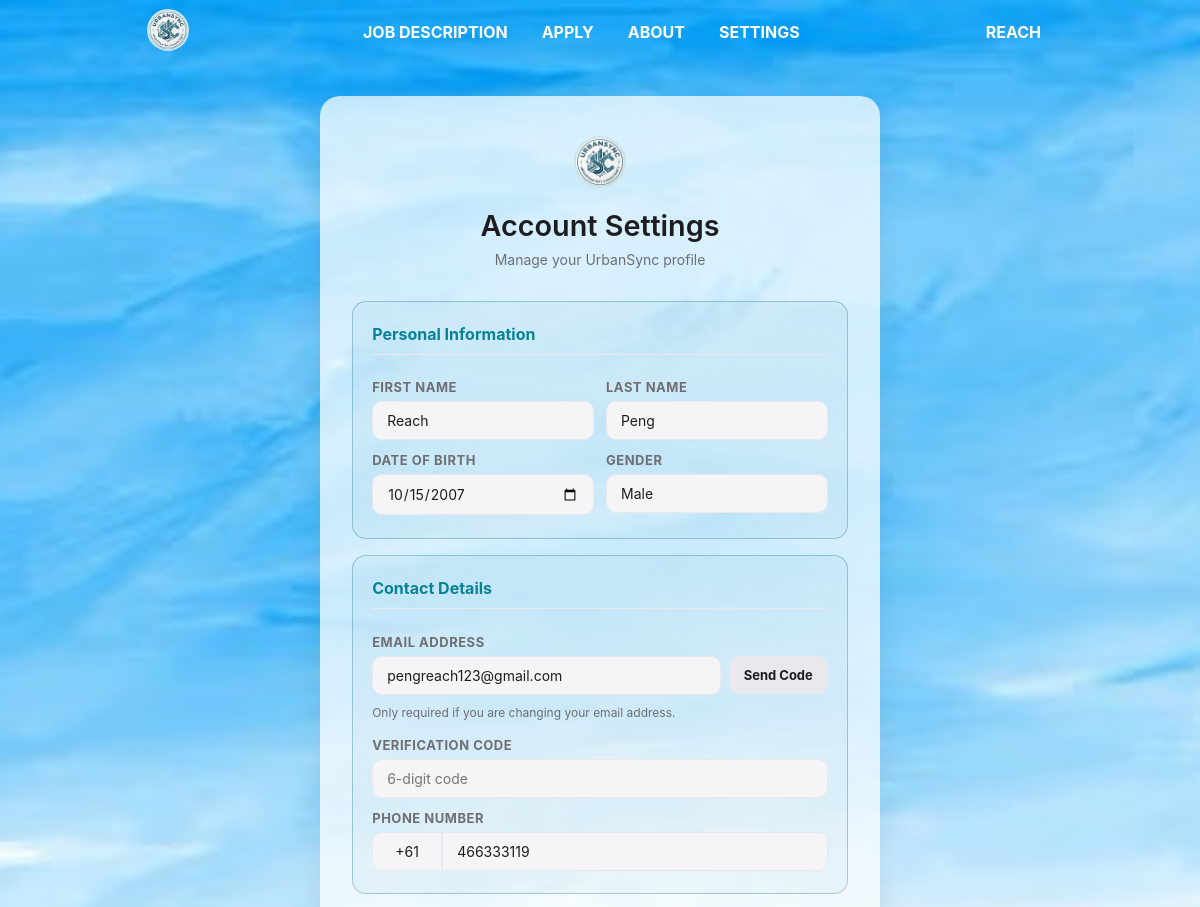
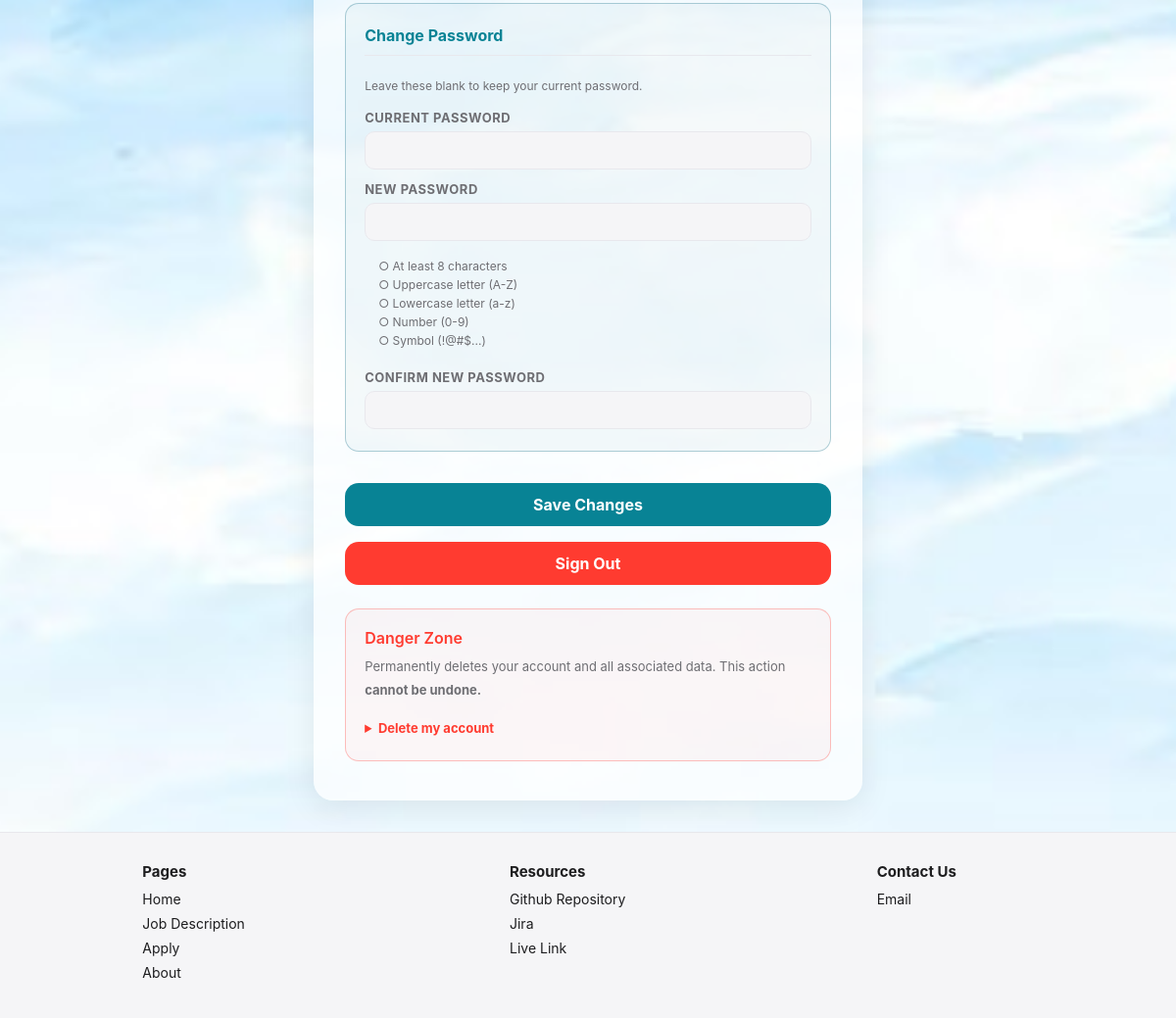
The app's page /account.php (signed in) with its own data (2 pictures, top to bottom).
### tables this page shows
CREATE TABLE `users` (
  `id` int(11) NOT NULL,
  `first_name` varchar(50) NOT NULL,
  `last_name` varchar(50) NOT NULL,
  `dob` date NOT NULL,
  `gender` varchar(20) NOT NULL,
  `email` varchar(100) NOT NULL,
  `phone_code` varchar(5) NOT NULL,
  `phone` varchar(20) NOT NULL,
  `password` varchar(255) NOT NULL
);

### account.php (the view, shortened to what this page needs)
<?php
require_once './settings.php';
$user = [
  "first_name" => "",
  "last_name"  => "",
  "dob"        => "",
  "gender"     => "",
  "email"      => "",
  "phone_code" => "+61",
  "phone"      => ""
];
$is_admin = isset($_SESSION['manager']);
$user_id  = $is_admin ? (int)$_SESSION['manager_id'] : (int)$_SESSION['user_id'];
$attempted       = isset($_POST['save_all']);
$new_pw_display  = $_POST['new_password'] ?? '';
if (!$is_admin) {
  function fetch_user(mysqli $conn, int $id): array
  {
    $s = mysqli_prepare($conn, "SELECT first_name, last_name, dob, gender, email, phone_code, phone FROM users WHERE id = ?");
    mysqli_stmt_bind_param($s, "i", $id);
    mysqli_stmt_execute($s);
    $r   = mysqli_stmt_get_result($s);
    $row = mysqli_fetch_assoc($r);
    return $row ?: [
      "first_name" => "",
      "last_name"  => "",
      "dob"        => "",
      "gender"     => "",
      "email"      => "",
      "phone_code" => "+61",
      "phone"      => ""
    ];
  }
  $user = fetch_user($conn, $user_id);
}
?>
<!DOCTYPE html>
<html lang="en">
<head>
  <link rel="stylesheet" href="./styles/style.css">
  <link rel="stylesheet" href="https://cdnjs.cloudflare.com/ajax/libs/font-awesome/4.7.0/css/font-awesome.min.css">
</head>
<body class='s-body'>
  <?php include "./header.inc" ?>
  <main class="account-main">
    <div class="account-card">
      <img src="./images/logo.png" class="logo" alt="UrbanSync logo">
      <?php if ($is_admin): ?>
        <h1 class="account-title">Admin Account</h1>
        <p class="account-subtitle">Manage your UrbanSync admin profile</p>
        <form method="post" action="">
          <button class="account-signout-btn" type="submit" name="signout" value="1">Sign Out</button>
        </form>
      <?php else: ?>
        <h1 class="account-title">Account Settings</h1>
        <p class="account-subtitle">Manage your UrbanSync profile</p>
        <form class="account-form" action="" method="post">
          <section class="account-section">
            <h2 class="account-section-title">Personal Information</h2>
            <div class="account-row">
              <div class="account-field">
                <label class="account-label" for="first_name">First Name</label>
                <input class="account-input" type="text" id="first_name" name="first_name"
                  value="<?= htmlspecialchars($_POST['first_name'] ?? $user['first_name']) ?>"
                  required>
              </div>
              <div class="account-field">
                <label class="account-label" for="last_name">Last Name</label>
                <input class="account-input" type="text" id="last_name" name="last_name"
                  value="<?= htmlspecialchars($_POST['last_name'] ?? $user['last_name']) ?>"
                  required>
              </div>
            </div>
            <div class="account-row">
              <div class="account-field">
                <label class="account-label" for="dob">Date of Birth</label>
                <input class="account-input" type="date" id="dob" name="dob"
                  value="<?= htmlspecialchars($_POST['dob'] ?? $user['dob']) ?>">
              </div>
              <div class="account-field">
                <label class="account-label" for="gender">Gender</label>
                <select class="account-input account-select" id="gender" name="gender">
                  <option value="male" <?= (($_POST['gender'] ?? $user['gender']) === 'male')       ? 'selected' : '' ?>>Male</option>
                </select>
              </div>
            </div>
          </section>
          <section class="account-section">
            <h2 class="account-section-title">Contact Details</h2>
            <label class="account-label" for="email">Email Address</label>
            <div class="account-email-row">
              <input class="account-input account-email-input" type="text" id="email" name="email"
                value="<?= htmlspecialchars($_POST['email'] ?? $user['email']) ?>"
                required>
              <button class="code-btn" type="submit" name="send_code" value="1" formnovalidate>
                Send Code
              </button>
            </div>
            <p class="account-hint">Only required if you are changing your email address.</p>
            <label class="account-label" for="verify_code">Verification Code</label>
            <input class="account-input" type="text" id="verify_code" name="verify_code"
              placeholder="6-digit code" maxlength="6">
            <label class="account-label" for="phone">Phone Number</label>
            <div class="account-phone-row">
              <input class="account-input account-phone-prefix" type="text" name="phone_code"
                value="<?= htmlspecialchars($_POST['phone_code'] ?? $user['phone_code']) ?>"
                maxlength="5">
              <input class="account-input account-phone-input" type="tel" id="phone" name="phone"
                value="<?= htmlspecialchars($_POST['phone'] ?? $user['phone']) ?>">
            </div>
          </section>
          <section class="account-section">
            <h2 class="account-section-title">Change Password</h2>
            <p class="account-hint">Leave these blank to keep your current password.</p>
            <label class="account-label" for="current_password">Current Password</label>
            <input class="account-input" type="password" id="current_password" name="current_password">
            <label class="account-label" for="new_password">New Password</label>
            <input class="account-input" type="password" id="new_password" name="new_password">
            <ul class="pw-rules">
              <li class="pw-rule <?= ($attempted && !empty($new_pw_display)) ? pw_class(strlen($new_pw_display) >= 8) : '' ?>">At least 8 characters</li>
              <li class="pw-rule <?= ($attempted && !empty($new_pw_display)) ? pw_class(preg_match('/[A-Z]/', $new_pw_display)) : '' ?>">Uppercase letter (A-Z)</li>
              <li class="pw-rule <?= ($attempted && !empty($new_pw_display)) ? pw_class(preg_match('/[a-z]/', $new_pw_display)) : '' ?>">Lowercase letter (a-z)</li>
              <li class="pw-rule <?= ($attempted && !empty($new_pw_display)) ? pw_class(preg_match('/[0-9]/', $new_pw_display)) : '' ?>">Number (0-9)</li>
              <li class="pw-rule <?= ($attempted && !empty($new_pw_display)) ? pw_class(preg_match('/[\W_]/', $new_pw_display)) : '' ?>">Symbol (!@#$...)</li>
            </ul>
            <label class="account-label" for="confirm_new_password">Confirm New Password</label>
            <input class="account-input" type="password" id="confirm_new_password" name="confirm_new_password">
          </section>
          <button class="account-save-btn" type="submit" name="save_all" value="1">Save Changes</button>
          <button class="account-signout-btn" type="submit" name="signout" value="1">Sign Out</button>
        </form>
        <section class="account-danger-zone">
          <h2 class="account-danger-title">Danger Zone</h2>
          <p class="account-danger-desc">
            Permanently deletes your account and all associated data.
            This action <strong>cannot be undone.</strong>
          </p>
          <details class="account-danger-details">
            <summary class="account-danger-summary">Delete my account</summary>
          </details>
        </section>
      <?php endif; ?>
    </div>
  </main>
  <?php include "footer.inc" ?>
</body>
</html>

### records on screen
users: first_name "Reach", last_name "Peng", dob "10/15/2007", gender "Male", email "pengreach123@gmail.com", phone_code "+61", phone "466333119"

### other values on screen
$_SESSION['first_name'] "REACH"
